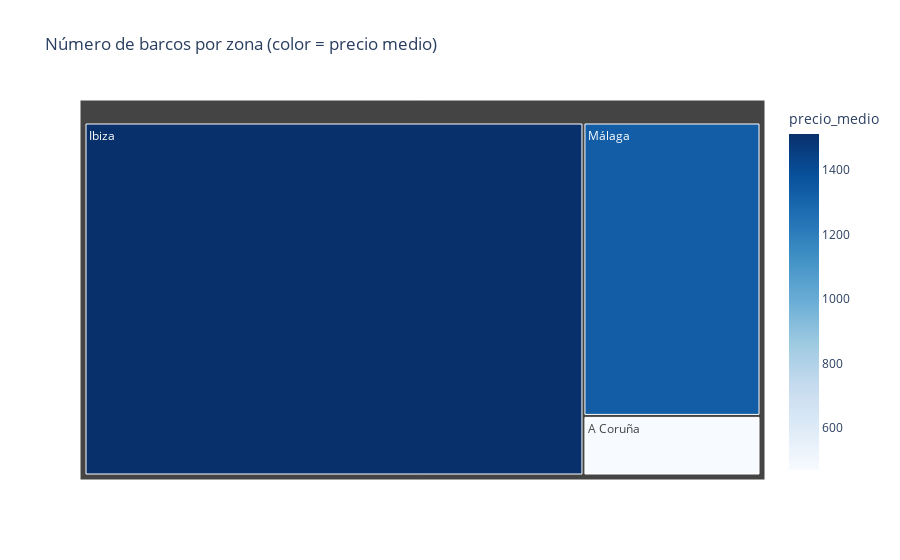

Notebook code for this chart:
### Code cell
import plotly.express as px

fig = px.treemap(
    df_plot,
    path=["ZONA_PROYECTO"],
    values="num_barcos",
    color="precio_medio",
    color_continuous_scale="Blues",
    title="Número de barcos por zona (color = precio medio)"
)
fig.show()

### Figure 1 — Plotly figure (JSON) as saved in the notebook; plotly's stock layout.template omitted (floating-point values rounded to 4 significant figures)
{"data": [{"branchvalues": "total", "customdata": [[1331.0], [1511.0], [470.7]], "domain": {"x": [0, 1], "y": [0, 1]}, "hovertemplate": "labels=%{label}<br>num_barcos=%{value}<br>parent=%{parent}<br>id=%{id}<br>precio_medio=%{color}<extra></extra>", "ids": ["Málaga", "Ibiza", "A Coruña"], "labels": ["Málaga", "Ibiza", "A Coruña"], "marker": {"coloraxis": "coloraxis", "colors": [1331.0, 1511.0, 470.7]}, "name": "", "parents": ["", "", ""], "type": "treemap", "values": [192.0, 651.0, 39.0]}], "layout": {"coloraxis": {"colorbar": {"title": {"text": "precio_medio"}}, "colorscale": [[0, "rgb(247,251,255)"], [0.125, "rgb(222,235,247)"], [0.25, "rgb(198,219,239)"], [0.375, "rgb(158,202,225)"], [0.5, "rgb(107,174,214)"], [0.625, "rgb(66,146,198)"], [0.75, "rgb(33,113,181)"], [0.875, "rgb(8,81,156)"], [1, "rgb(8,48,107)"]]}, "legend": {"tracegroupgap": 0}, "title": {"text": "Número de barcos por zona (color = precio medio)"}}}
